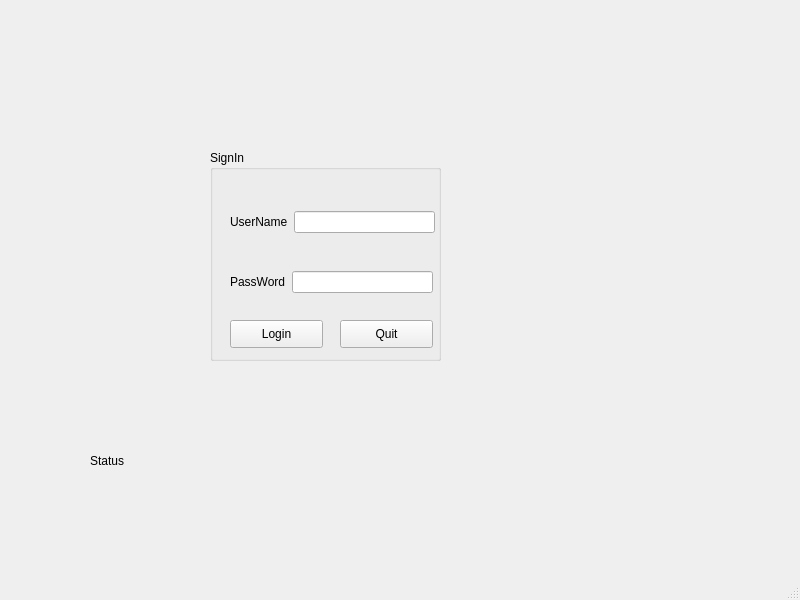
<?xml version="1.0" encoding="UTF-8"?>
<ui version="4.0">
 <class>Login</class>
 <widget class="QMainWindow" name="Login">
  <property name="geometry">
   <rect>
    <x>0</x>
    <y>0</y>
    <width>800</width>
    <height>600</height>
   </rect>
  </property>
  <property name="windowTitle">
   <string>Login</string>
  </property>
  <widget class="QWidget" name="centralwidget">
   <widget class="QLabel" name="label">
    <property name="geometry">
     <rect>
      <x>90</x>
      <y>420</y>
      <width>391</width>
      <height>81</height>
     </rect>
    </property>
    <property name="text">
     <string>Status</string>
    </property>
   </widget>
   <widget class="QGroupBox" name="groupBox">
    <property name="geometry">
     <rect>
      <x>210</x>
      <y>150</y>
      <width>231</width>
      <height>211</height>
     </rect>
    </property>
    <property name="title">
     <string>SignIn</string>
    </property>
    <widget class="QPushButton" name="pushButton">
     <property name="geometry">
      <rect>
       <x>20</x>
       <y>170</y>
       <width>93</width>
       <height>28</height>
      </rect>
     </property>
     <property name="text">
      <string>Login</string>
     </property>
    </widget>
    <widget class="QWidget" name="layoutWidget">
     <property name="geometry">
      <rect>
       <x>20</x>
       <y>60</y>
       <width>205</width>
       <height>24</height>
      </rect>
     </property>
     <layout class="QHBoxLayout" name="horizontalLayout">
      <item>
       <widget class="QLabel" name="label_2">
        <property name="text">
         <string>UserName</string>
        </property>
       </widget>
      </item>
      <item>
       <widget class="QLineEdit" name="lineEdit_UserName">
        <property name="echoMode">
         <enum>QLineEdit::Normal</enum>
        </property>
       </widget>
      </item>
     </layout>
    </widget>
    <widget class="QWidget" name="layoutWidget">
     <property name="geometry">
      <rect>
       <x>20</x>
       <y>120</y>
       <width>203</width>
       <height>24</height>
      </rect>
     </property>
     <layout class="QHBoxLayout" name="horizontalLayout_2">
      <item>
       <widget class="QLabel" name="label_3">
        <property name="text">
         <string>PassWord</string>
        </property>
       </widget>
      </item>
      <item>
       <widget class="QLineEdit" name="lineEdit_PassWord">
        <property name="echoMode">
         <enum>QLineEdit::Password</enum>
        </property>
       </widget>
      </item>
     </layout>
    </widget>
    <widget class="QLabel" name="label_4">
     <property name="geometry">
      <rect>
       <x>130</x>
       <y>175</y>
       <width>71</width>
       <height>21</height>
      </rect>
     </property>
     <property name="text">
      <string/>
     </property>
    </widget>
    <widget class="QPushButton" name="pushButton_2">
     <property name="geometry">
      <rect>
       <x>130</x>
       <y>170</y>
       <width>93</width>
       <height>28</height>
      </rect>
     </property>
     <property name="text">
      <string>Quit</string>
     </property>
    </widget>
   </widget>
   <widget class="QLabel" name="label_pic">
    <property name="geometry">
     <rect>
      <x>30</x>
      <y>160</y>
      <width>171</width>
      <height>211</height>
     </rect>
    </property>
    <property name="text">
     <string/>
    </property>
    <property name="pixmap">
     <pixmap>F:/Hình ảnh/Saved Pictures/quan ly ban hang.png</pixmap>
    </property>
    <property name="scaledContents">
     <bool>true</bool>
    </property>
   </widget>
  </widget>
  <widget class="QMenuBar" name="menubar">
   <property name="geometry">
    <rect>
     <x>0</x>
     <y>0</y>
     <width>800</width>
     <height>26</height>
    </rect>
   </property>
  </widget>
  <widget class="QStatusBar" name="statusbar"/>
 </widget>
 <resources/>
 <connections/>
</ui>
